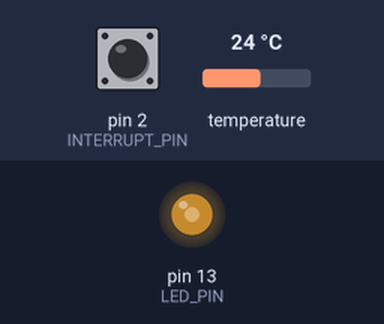
A sketch run on a simulated Arduino Leonardo, built with avr-gcc and run on an emulated ATmega32U4. On the bench: output pins drawn as LEDs (lit = HIGH). Inputs (shaded band) come from the test bench; at power-on: pin 2 (INTERRUPT_PIN) LOW, temperature 24 °C. The sensor or clock chip raises its interrupt line as the real part does; what the sketch prints to the serial monitor is not drawn.

Above: at 1.7 s.
1.8 s: pin 2 (INTERRUPT_PIN) pulled HIGH for 0.15 s
At 2.2 s:
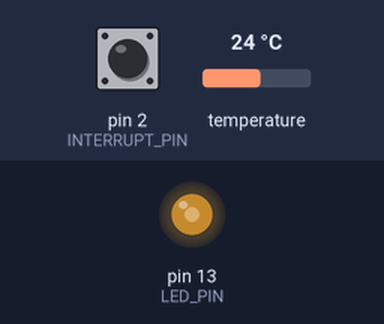
4.9 s: pin 2 (INTERRUPT_PIN) pulled HIGH for 1 s
At 6.2 s:
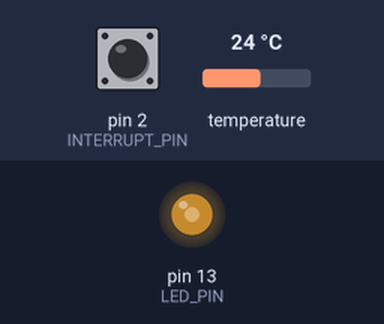
Timing chart, 0 to 7.9 s (numbered marks = the images above; inputs shaded):
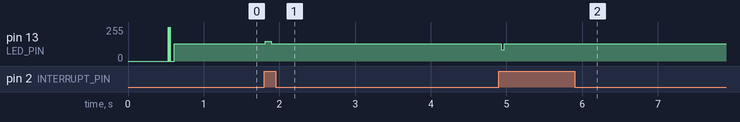

The sketch:

MPU6050.ino
```cpp
// I2C device class (I2Cdev) demonstration Arduino sketch for MPU6050 class using DMP (MotionApps v2.0)
// 6/21/2012 by Jeff Rowberg <jeff@rowberg.net>
// Updates should (hopefully) always be available at https://github.com/jrowberg/i2cdevlib
//
// Changelog:
//      2013-05-08 - added seamless Fastwire support
//                 - added note about gyro calibration
//      2012-06-21 - added note about Arduino 1.0.1 + Leonardo compatibility error
//      2012-06-20 - improved FIFO overflow handling and simplified read process
//      2012-06-19 - completely rearranged DMP initialization code and simplification
//      2012-06-13 - pull gyro and accel data from FIFO packet instead of reading directly
//      2012-06-09 - fix broken FIFO read sequence and change interrupt detection to RISING
//      2012-06-05 - add gravity-compensated initial reference frame acceleration output
//                 - add 3D math helper file to DMP6 example sketch
//                 - add Euler output and Yaw/Pitch/Roll output formats
//      2012-06-04 - remove accel offset clearing for better results (thanks Sungon Lee)
//      2012-06-01 - fixed gyro sensitivity to be 2000 deg/sec instead of 250
//      2012-05-30 - basic DMP initialization working

/* ============================================
I2Cdev device library code is placed under the MIT license
Copyright (c) 2012 Jeff Rowberg

Permission is hereby granted, free of charge, to any person obtaining a copy
of this software and associated documentation files (the "Software"), to deal
in the Software without restriction, including without limitation the rights
to use, copy, modify, merge, publish, distribute, sublicense, and/or sell
copies of the Software, and to permit persons to whom the Software is
furnished to do so, subject to the following conditions:

The above copyright notice and this permission notice shall be included in
all copies or substantial portions of the Software.

THE SOFTWARE IS PROVIDED "AS IS", WITHOUT WARRANTY OF ANY KIND, EXPRESS OR
IMPLIED, INCLUDING BUT NOT LIMITED TO THE WARRANTIES OF MERCHANTABILITY,
FITNESS FOR A PARTICULAR PURPOSE AND NONINFRINGEMENT. IN NO EVENT SHALL THE
AUTHORS OR COPYRIGHT HOLDERS BE LIABLE FOR ANY CLAIM, DAMAGES OR OTHER
LIABILITY, WHETHER IN AN ACTION OF CONTRACT, TORT OR OTHERWISE, ARISING FROM,
OUT OF OR IN CONNECTION WITH THE SOFTWARE OR THE USE OR OTHER DEALINGS IN
THE SOFTWARE.
===============================================
*/

// I2Cdev and MPU6050 must be installed as libraries, or else the .cpp/.h files
// for both classes must be in the include path of your project
#include "I2Cdev.h"

#include "MPU6050_6Axis_MotionApps20.h"
//#include "MPU6050.h" // not necessary if using MotionApps include file

// Arduino Wire library is required if I2Cdev I2CDEV_ARDUINO_WIRE implementation
// is used in I2Cdev.h
#if I2CDEV_IMPLEMENTATION == I2CDEV_ARDUINO_WIRE
    #include "Wire.h"
#endif

// class default I2C address is 0x68
// specific I2C addresses may be passed as a parameter here
// AD0 low = 0x68 (default for SparkFun breakout and InvenSense evaluation board)
// AD0 high = 0x69
MPU6050 mpu;
//MPU6050 mpu(0x69); // <-- use for AD0 high

/* =========================================================================
   NOTE: In addition to connection 3.3v, GND, SDA, and SCL, this sketch
   depends on the MPU-6050's INT pin being connected to the Arduino's
   external interrupt #0 pin. On the Arduino Uno and Mega 2560, this is
   digital I/O pin 2.
 * ========================================================================= */

/* =========================================================================
   NOTE: Arduino v1.0.1 with the Leonardo board generates a compile error
   when using Serial.write(buf, len). The Teapot output uses this method.
   The solution requires a modification to the Arduino USBAPI.h file, which
   is fortunately simple, but annoying. This will be fixed in the next IDE
   release. For more info, see these links:

   http://arduino.cc/forum/index.php/topic,109987.0.html
   http://code.google.com/p/arduino/issues/detail?id=958
 * ========================================================================= */


#define INTERRUPT_PIN 2  // use pin 2 on Arduino Uno & most boards
#define LED_PIN 13 // (Arduino is 13, Teensy is 11, Teensy++ is 6)
bool blinkState = false;

// MPU control/status vars
bool dmpReady = false;  // set true if DMP init was successful
uint8_t mpuIntStatus;   // holds actual interrupt status byte from MPU
uint8_t devStatus;      // return status after each device operation (0 = success, !0 = error)
uint16_t packetSize;    // expected DMP packet size (default is 42 bytes)
uint16_t fifoCount;     // count of all bytes currently in FIFO
uint8_t fifoBuffer[64]; // FIFO storage buffer

// orientation/motion vars
Quaternion q;           // [w, x, y, z]         quaternion container
VectorInt16 aa;         // [x, y, z]            accel sensor measurements
VectorInt16 aaReal;     // [x, y, z]            gravity-free accel sensor measurements
VectorInt16 aaWorld;    // [x, y, z]            world-frame accel sensor measurements
VectorFloat gravity;    // [x, y, z]            gravity vector
float euler[3];         // [psi, theta, phi]    Euler angle container
float ypr[3];           // [yaw, pitch, roll]   yaw/pitch/roll container and gravity vector

// packet structure for InvenSense teapot demo
uint8_t teapotPacket[28] = { '$', 0x03, 0,0, 0,0, 0,0, 0,0, 0,0, 0,0, 0,0, 0,0, 0,0, 0,0, 0,0, 0x00, 0x00, '\r', '\n' };


// ================================================================
// ===               INTERRUPT DETECTION ROUTINE                ===
// ================================================================

volatile bool mpuInterrupt = false;     // indicates whether MPU interrupt pin has gone high
void dmpDataReady() {
    mpuInterrupt = true;
}


// ================================================================
// ===                      INITIAL SETUP                       ===
// ================================================================

void setup() {
    // join I2C bus (I2Cdev library doesn't do this automatically)
    #if I2CDEV_IMPLEMENTATION == I2CDEV_ARDUINO_WIRE
        Wire.begin();
        Wire.setClock(400000); // 400kHz I2C clock. Comment this line if having compilation difficulties
    #elif I2CDEV_IMPLEMENTATION == I2CDEV_BUILTIN_FASTWIRE
        Fastwire::setup(400, true);
    #endif

    // initialize serial communication
    // (115200 chosen because it is required for Teapot Demo output, but it's
    // really up to you depending on your project)
    Serial.begin(57600);
    while (!Serial); // wait for Leonardo enumeration, others continue immediately

    // NOTE: 8MHz or slower host processors, like the Teensy @ 3.3v or Ardunio
    // Pro Mini running at 3.3v, cannot handle this baud rate reliably due to
    // the baud timing being too misaligned with processor ticks. You must use
    // 38400 or slower in these cases, or use some kind of external separate
    // crystal solution for the UART timer.

    // initialize device
    Serial.println(F("Initializing I2C devices..."));
    mpu.initialize();
    pinMode(INTERRUPT_PIN, INPUT);

    // verify connection
    Serial.println(F("Testing device connections..."));
    Serial.println(mpu.testConnection() ? F("MPU6050 connection successful") : F("MPU6050 connection failed"));

    // load and configure the DMP
    Serial.println(F("Initializing DMP..."));
    devStatus = mpu.dmpInitialize();

    // supply your own gyro offsets here, scaled for min sensitivity


    mpu.setXAccelOffset(-16384);
    mpu.setYAccelOffset(-137);
    mpu.setZAccelOffset(1333);
    mpu.setXGyroOffset(88);
    mpu.setYGyroOffset(-37);
    mpu.setZGyroOffset(2);


    // make sure it worked (returns 0 if so)
    if (devStatus == 0) {
        // turn on the DMP, now that it's ready
        Serial.println(F("Enabling DMP..."));
        mpu.setDMPEnabled(true);

        // enable Arduino interrupt detection
        Serial.println(F("Enabling interrupt detection (Arduino external interrupt 0)..."));
        attachInterrupt(digitalPinToInterrupt(INTERRUPT_PIN), dmpDataReady, RISING);
        mpuIntStatus = mpu.getIntStatus();

        // set our DMP Ready flag so the main loop() function knows it's okay to use it
        Serial.println(F("DMP ready! Waiting for first interrupt..."));
        dmpReady = true;

        // get expected DMP packet size for later comparison
        packetSize = mpu.dmpGetFIFOPacketSize();
    } else {
        // ERROR!
        // 1 = initial memory load failed
        // 2 = DMP configuration updates failed
        // (if it's going to break, usually the code will be 1)
        Serial.print(F("DMP Initialization failed (code "));
        Serial.print(devStatus);
        Serial.println(F(")"));
    }

    // configure LED for output
    pinMode(LED_PIN, OUTPUT);
}


// ================================================================
// ===                    MAIN PROGRAM LOOP                     ===
// ================================================================

void loop() {
    // if programming failed, don't try to do anything
    if (!dmpReady) return;

    // wait for MPU interrupt or extra packet(s) available
    while (!mpuInterrupt && fifoCount < packetSize) {
        // other program behavior stuff here
        // .
        // .
        // .
        // if you are really paranoid you can frequently test in between other
        // stuff to see if mpuInterrupt is true, and if so, "break;" from the
        // while() loop to immediately process the MPU data
        // .
        // .
        // .
    }

    // reset interrupt flag and get INT_STATUS byte
    mpuInterrupt = false;
    mpuIntStatus = mpu.getIntStatus();

    // get current FIFO count
    fifoCount = mpu.getFIFOCount();

    // check for overflow (this should never happen unless our code is too inefficient)
    if ((mpuIntStatus & 0x10) || fifoCount == 1024) {
        // reset so we can continue cleanly
        mpu.resetFIFO();
        Serial.println(F("FIFO overflow!"));

    // otherwise, check for DMP data ready interrupt (this should happen frequently)
    } else if (mpuIntStatus & 0x02) {
        // wait for correct available data length, should be a VERY short wait
        while (fifoCount < packetSize) fifoCount = mpu.getFIFOCount();

        // read a packet from FIFO
        mpu.getFIFOBytes(fifoBuffer, packetSize);

        // track FIFO count here in case there is > 1 packet available
        // (this lets us immediately read more without waiting for an interrupt)
        fifoCount -= packetSize;

        // display quaternion values in InvenSense Teapot demo format:
        teapotPacket[2] = fifoBuffer[0];
        teapotPacket[3] = fifoBuffer[1];
        teapotPacket[4] = fifoBuffer[4];
        teapotPacket[5] = fifoBuffer[5];
        teapotPacket[6] = fifoBuffer[8];
        teapotPacket[7] = fifoBuffer[9];
        teapotPacket[8] = fifoBuffer[12];
        teapotPacket[9] = fifoBuffer[13];
        // gyro values
        teapotPacket[10] = fifoBuffer[16];
        teapotPacket[11] = fifoBuffer[17];
        teapotPacket[12] = fifoBuffer[20];
        teapotPacket[13] = fifoBuffer[21];
        teapotPacket[14] = fifoBuffer[24];
        teapotPacket[15] = fifoBuffer[25];
        // accelerometer values
        teapotPacket[16] = fifoBuffer[28];
        teapotPacket[17] = fifoBuffer[29];
        teapotPacket[18] = fifoBuffer[32];
        teapotPacket[19] = fifoBuffer[33];
        teapotPacket[20] = fifoBuffer[36];
        teapotPacket[21] = fifoBuffer[37];
        //temperature
        int16_t temperature = mpu.getTemperature();
        teapotPacket[22] = temperature >> 8;
        teapotPacket[23] = temperature & 0xFF;
        Serial.write(teapotPacket, 28);
        teapotPacket[25]++; // packetCount, loops at 0xFF on purpose

        // blink LED to indicate activity
        blinkState = !blinkState;
        digitalWrite(LED_PIN, blinkState);
    }
}
```

Measured:
- after the input at 1.8 s, pin 13 (LED_PIN): 128/255 → 150/255 at once, → 128/255 0.08 s later
- after the input at 4.9 s, pin 13 (LED_PIN): 128/255 → 86/255 at once, → 128/255 0.04 s later
